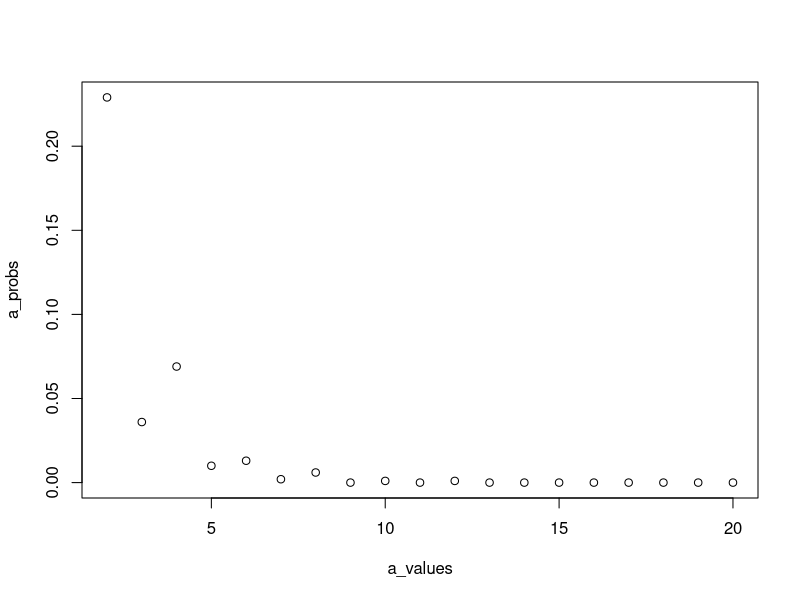
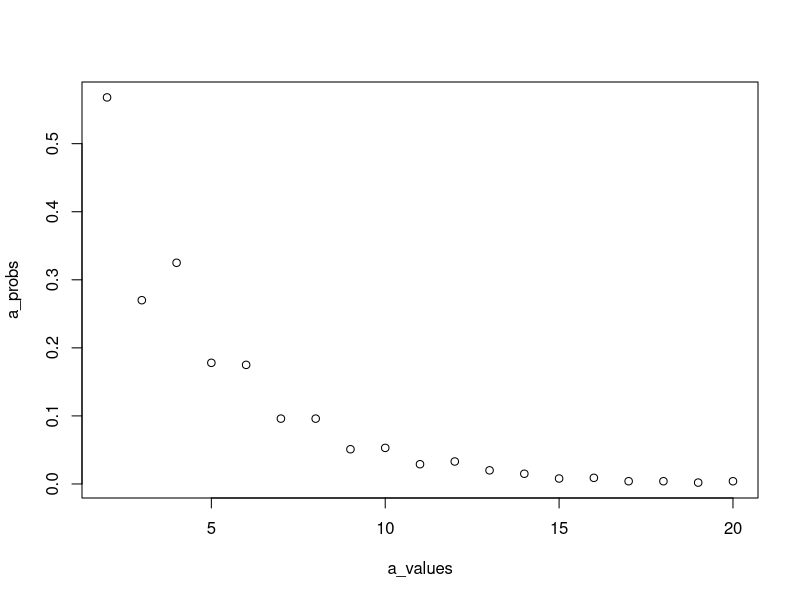

Reproduce these figures in R, in order.
## ---- chunk 1
set.seed(111)

n_people <- 100 # number of people in the theater
nsim <- 1000 # number of simulations to estimate probability
results <- rep(NA, nsim)
seats <- 1:n_people

for(i in 1:nsim){
  # vector to store which seats are taken
  # taken[i] is 0 when the seat is free
  taken <- rep(0, n_people)
  
  # first person randomly chooses a seat
  choice <- sample(seats, 1)
  taken[choice] <- 1
  
  # now go through everyone else (except the last person)
  for(j in 2:(n_people - 1)){
    
    # if the seat is free, take their seat. Otherwise,
    # randomly choose a seat from the ones available
    choice <- ifelse(taken[j] == 0, j, 
                     sample(seats[taken == 0], 1))
    taken[choice] <- 1
  }
  
  results[i] <- taken[n_people]
}

mean(results)
## ---- chunk 2
# helper function so we can play the game for different values of a
# input: the number of players who will be looking for slips
# output: whether they all found their slips (TRUE) or not (FALSE)
play_game <- function(a){
  
  # randomly assign slips to boxes
  slips <- 1:a
  boxes <- sample(slips, a, replace=F)
  
  # store whether each player saw their slip
  # (could also use a counter here)
  player_results <- rep(NA, a)
  
  for(player in 1:a){
    # randomly choose a/2 boxes to open
    opened_boxes <- sample(1:a, a/2, replace = F)
    player_results[player] <- player %in% boxes[opened_boxes]
  }
  return(sum(player_results) == a)
}

a_values <- 2:20 # values of a to consider
a_probs <- rep(NA, length(a_values)) # results for each a
ngames <- 1000

for(i in 1:length(a_values)){
  game_results <- rep(NA, ngames)
  
  for(j in 1:ngames){
    game_results[j] <- play_game(a_values[i])
  }
  a_probs[i] <- mean(game_results)
}

plot(a_values, a_probs)
## ---- chunk 3
# helper function so we can play the game for different values of a
# input: the number of players who will be looking for slips
# output: whether they all found/guessed their colors (TRUE) or not (FALSE)
play_game_q3 <- function(a){
  
  # randomly assign slips to boxes, and randomly color the slips
  slips <- 1:a
  boxes <- sample(slips, a, replace=F)
  slip_colors <- sample(c("red", "blue"), a, replace=T)
  player_results <- rep(NA, a)
  
  for(player in 1:a){
    
    # randomly choose which boxes to open
    opened_boxes <- sample(1:a, a/2, replace = F)
    
    # if the player sees their slip, they KNOW their color
    # otherwise, they take a guess!
    if(player %in% boxes[opened_boxes]){
      player_results[player] <- TRUE
    } else {
      random_guess <- sample(c("red", "blue"), 1)
      player_results[player] <- random_guess == slip_colors[player]
    }
  }
  return(sum(player_results) == a)
}

a_values <- 2:20 # values of a to consider
a_probs <- rep(NA, length(a_values)) # results for each a
ngames <- 1000

for(i in 1:length(a_values)){
  game_results <- rep(NA, ngames)
  
  for(j in 1:ngames){
    game_results[j] <- play_game_q3(a_values[i])
  }
  a_probs[i] <- mean(game_results)
}

plot(a_values, a_probs)
## ---- chunk 4
set.seed(711)
nsim <- 1000
n <- 100 # sample size
beta0 <- 0.5 # intercept
beta1 <- 0 # slope

pvals <- rep(NA, nsim)

for(i in 1:nsim){
  x <- runif(n, min=0, max=1)
  noise <- rnorm(n, mean=0, sd=1)
  y <- beta0 + beta1*x + noise
  
  lm_mod <- lm(y ~ x)
  pvals[i] <- summary(lm_mod)$coefficients[2,4]
}

mean(pvals < 0.05)
## ---- chunk 5
set.seed(711)
nsim <- 1000
n <- 100 # sample size
beta0 <- 0.5 # intercept
beta1 <- 0 # slope

pvals <- rep(NA, nsim)

for(i in 1:nsim){
  x <- runif(n, min=0, max=1)
  noise <- rchisq(n, df=1)
  y <- beta0 + beta1*x + noise
  
  lm_mod <- lm(y ~ x)
  pvals[i] <- summary(lm_mod)$coefficients[2,4]
}

mean(pvals < 0.05)
## ---- chunk 6
set.seed(711)
nsim <- 1000
n <- 100 # sample size
beta0 <- 0.5 # intercept
beta1 <- 0.2 # slope

pvals <- rep(NA, nsim)

for(i in 1:nsim){
  x <- runif(n, min=0, max=1)
  noise <- rnorm(n, mean=0, sd=1)
  y <- beta0 + beta1*x + noise
  
  lm_mod <- lm(y ~ x)
  pvals[i] <- summary(lm_mod)$coefficients[2,4]
}

mean(pvals < 0.05)
## ---- chunk 7
set.seed(711)
nsim <- 1000
n <- 100 # sample size
beta0 <- 0.5 # intercept
beta1 <- 1 # slope

pvals <- rep(NA, nsim)

for(i in 1:nsim){
  x <- runif(n, min=0, max=1)
  noise <- rnorm(n, mean=0, sd=1)
  y <- beta0 + beta1*x + noise
  
  lm_mod <- lm(y ~ x)
  pvals[i] <- summary(lm_mod)$coefficients[2,4]
}

mean(pvals < 0.05)
